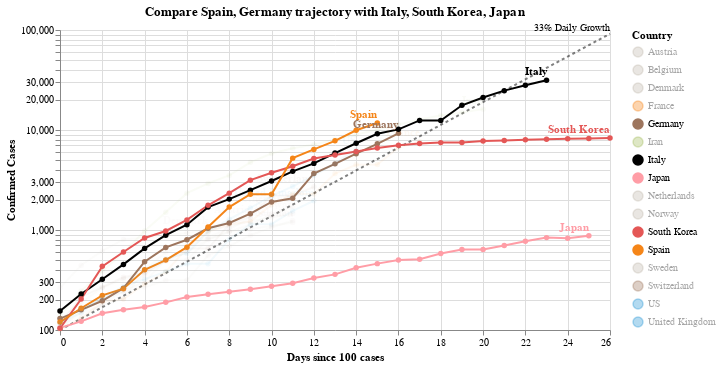

The notebook cell saved with this chart:
### Code cell
#hide_input
make_since_chart(['Spain', 'Germany'])

### Figure 1 — Vega-Lite specification as saved in the notebook (floating-point values rounded to 4 significant figures; data arrays with more than 128 entries replaced by an {"elided": "..."} marker saying what was removed)
{"config": {"view": {"continuousWidth": 400, "continuousHeight": 300}}, "layer": [{"mark": {"type": "line", "color": "black", "opacity": 0.5, "strokeDash": [3, 3]}, "encoding": {"x": {"type": "quantitative", "field": "Days since 100 cases"}, "y": {"type": "quantitative", "field": "Confirmed Cases"}}}, {"mark": {"type": "text", "align": "right", "dy": -6, "fontSize": 10, "text": "33% Daily Growth"}, "encoding": {"x": {"type": "quantitative", "field": "Days since 100 cases"}, "y": {"type": "quantitative", "field": "Confirmed Cases"}}, "transform": [{"filter": "(datum['Days since 100 cases'] >= 26)"}]}, {"data": {"name": "data-01921339fdb6f89018dd3511edc440c6"}, "mark": {"type": "line", "point": true}, "encoding": {"color": {"type": "nominal", "field": "Country", "scale": {"domain": ["Austria", "Belgium", "Denmark", "France", "Germany", "Iran", "Italy", "Japan", "Netherlands", "Norway", "South Korea", "Spain", "Sweden", "Switzerland", "US", "United Kingdom"], "range": ["#C1B7AD", "#C1B7AD", "#C1B7AD", "#F58518", "#9D755D", "#A1BA59", "black", "#FF9DA6", "#C1B7AD", "#C1B7AD", "#E45756", "#F58518", "#C1B7AD", "#9D755D", "#2495D3", "#2495D3"]}}, "opacity": {"condition": {"value": 1, "selection": "selector002"}, "value": 0.05}, "tooltip": [{"type": "nominal", "field": "Country"}, {"type": "temporal", "field": "Date"}, {"type": "quantitative", "field": "Confirmed Cases"}, {"type": "quantitative", "field": "Days since 100 cases"}], "x": {"type": "quantitative", "field": "Days since 100 cases"}, "y": {"type": "quantitative", "field": "Confirmed Cases", "scale": {"type": "log"}}}, "selection": {"selector002": {"type": "multi", "fields": ["Country"], "bind": "legend", "init": [{"Country": "Spain"}, {"Country": "Germany"}, {"Country": "Italy"}, {"Country": "South Korea"}, {"Country": "Japan"}]}}, "width": 550}, {"data": {"name": "data-01921339fdb6f89018dd3511edc440c6"}, "mark": {"type": "text", "align": "right", "dy": -8, "fontWeight": "bold"}, "encoding": {"color": {"type": "nominal", "field": "Country", "scale": {"domain": ["Austria", "Belgium", "Denmark", "France", "Germany", "Iran", "Italy", "Japan", "Netherlands", "Norway", "South Korea", "Spain", "Sweden", "Switzerland", "US", "United Kingdom"], "range": ["#C1B7AD", "#C1B7AD", "#C1B7AD", "#F58518", "#9D755D", "#A1BA59", "black", "#FF9DA6", "#C1B7AD", "#C1B7AD", "#E45756", "#F58518", "#C1B7AD", "#9D755D", "#2495D3", "#2495D3"]}}, "opacity": {"condition": {"value": 1, "selection": "selector002"}, "value": 0.05}, "text": {"type": "nominal", "field": "Country"}, "tooltip": [{"type": "nominal", "field": "Country"}, {"type": "temporal", "field": "Date"}, {"type": "quantitative", "field": "Confirmed Cases"}, {"type": "quantitative", "field": "Days since 100 cases"}], "x": {"type": "quantitative", "field": "Days since 100 cases"}, "y": {"type": "quantitative", "field": "Confirmed Cases", "scale": {"type": "log"}}}, "transform": [{"filter": "(datum['Date'] >= 1584403200000)"}], "width": 550}], "data": {"name": "data-a402c84a24f396ec37c84931dbb891a6"}, "title": "Compare Spain, Germany trajectory with Italy, South Korea, Japan", "$schema": "https://vega.github.io/schema/vega-lite/v4.0.0.json", "datasets": {"data-a402c84a24f396ec37c84931dbb891a6": [{"Days since 100 cases": 0, "Confirmed Cases": 100.0}, {"Days since 100 cases": 1, "Confirmed Cases": 130.0}, {"Days since 100 cases": 2, "Confirmed Cases": 169.0}, {"Days since 100 cases": 3, "Confirmed Cases": 219.7}, {"Days since 100 cases": 4, "Confirmed Cases": 285.6}, {"Days since 100 cases": 5, "Confirmed Cases": 371.3}, {"Days since 100 cases": 6, "Confirmed Cases": 482.7}, {"Days since 100 cases": 7, "Confirmed Cases": 627.5}, {"Days since 100 cases": 8, "Confirmed Cases": 815.7}, {"Days since 100 cases": 9, "Confirmed Cases": 1060.0}, {"Days since 100 cases": 10, "Confirmed Cases": 1379.0}, {"Days since 100 cases": 11, "Confirmed Cases": 1792.0}, {"Days since 100 cases": 12, "Confirmed Cases": 2330.0}, {"Days since 100 cases": 13, "Confirmed Cases": 3029.0}, {"Days since 100 cases": 14, "Confirmed Cases": 3937.0}, {"Days since 100 cases": 15, "Confirmed Cases": 5119.0}, {"Days since 100 cases": 16, "Confirmed Cases": 6654.0}, {"Days since 100 cases": 17, "Confirmed Cases": 8650.0}, {"Days since 100 cases": 18, "Confirmed Cases": 11250.0}, {"Days since 100 cases": 19, "Confirmed Cases": 14620.0}, {"Days since 100 cases": 20, "Confirmed Cases": 19000.0}, {"Days since 100 cases": 21, "Confirmed Cases": 24710.0}, {"Days since 100 cases": 22, "Confirmed Cases": 32120.0}, {"Days since 100 cases": 23, "Confirmed Cases": 41750.0}, {"Days since 100 cases": 24, "Confirmed Cases": 54280.0}, {"Days since 100 cases": 25, "Confirmed Cases": 70560.0}, {"Days since 100 cases": 26, "Confirmed Cases": 91730.0}], "data-01921339fdb6f89018dd3511edc440c6": {"elided": "256 records"}}}
